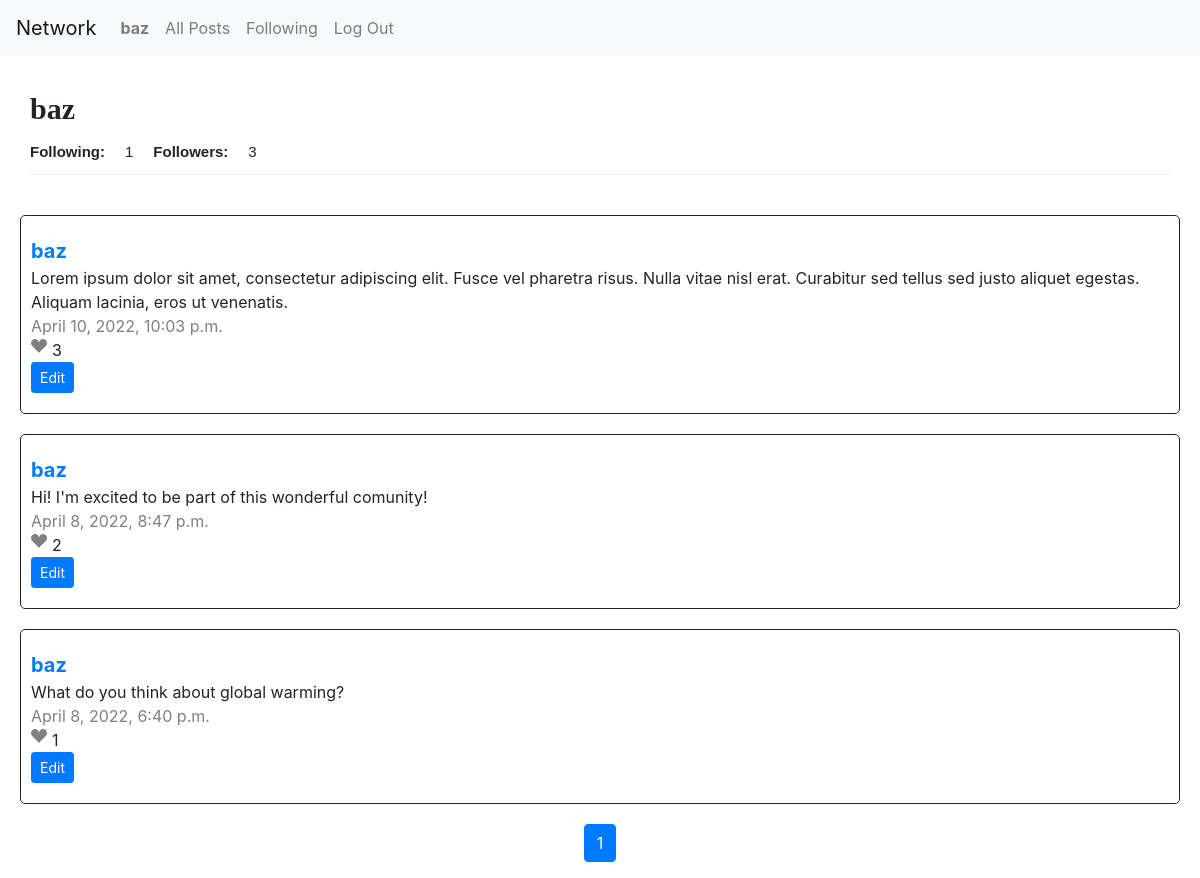
The page /8 (signed in) on the database its author committed.
### network/models.py (models this page shows, shortened)
class User(AbstractUser):
    following = models.ManyToManyField("self", symmetrical=False, blank=True, related_name="followers")

class Post(models.Model):
    author = models.ForeignKey(User, on_delete=models.CASCADE, related_name="posts")
    content = models.TextField()
    timestamp = models.DateTimeField()
    likes = models.ManyToManyField(User, blank=True, related_name="liked_posts")
    def get_like_url(self):
        return reverse("network:like_toogle", kwargs={'post_id': self.pk})

### network/views.py (the view)
# urls.py: path("<int:user_id>", views.profile, name="profile"),
def profile(request, user_id):
    user_profile = User.objects.get(pk=user_id)
    posts_all = Post.objects.filter(author=user_profile).all().order_by("-timestamp")
    paginator = Paginator(posts_all, 10) # Shows 10 posts per page
    page_number = request.GET.get("page")
    page_obj = paginator.get_page(page_number)
    return render(request, "network/profile.html", {
        'user_profile': user_profile,
        'posts': page_obj
    })

### network/templates/network/profile.html (shortened to what this page needs)
{% extends "network/layout.html" %}
{% load static %}
{% block body %}
  <div class="profile">
    <div class="follow-container">
      <b class="profile-username">{{ user_profile.username }}</b>
    </div>
    <div class="follow-container-count">
      <b>Following: </b><div id="following">{{ user_profile.following.all.count }}</div>
      <b>Followers: </b><div id="followers">{{ user_profile.followers.all.count }} </div>
    </div>
    <div id="separator"></div>
  </div>
  {% for post in posts %}
    <div>
      <div class="post" id="{{ post.pk }}">
        <a href="{% url 'network:profile' post.author.pk %}">
          <b class="post-author">{{ post.author.username }}</b>
        </a>
        <div class="post-content" id="content-{{ post.pk }}">{{ post.content }}</div>
        <div class="post-timestamp">{{ post.timestamp }}</div>
        <div class="likes-container">
          {% if user.is_authenticated %}
            {% if user in post.likes.all %}
              <svg class="post-like-button" data-href="{{ post.get_like_url }}" xmlns="http://www.w3.org/2000/svg" width="16" height="16" fill="red" class="bi bi-suit-heart-fill" viewBox="0 0 16 16">
                <path d="M4 1c2.21 0 4 1.755 4 3.92C8 2.755 9.79 1 12 1s4 1.755 4 3.92c0 3.263-3.234 4.414-7.608 9.608a.513.513 0 0 1-.784 0C3.234 9.334 0 8.183 0 4.92 0 2.755 1.79 1 4 1z"/>
              </svg>
            {% else %}
              <svg class="post-like-button" data-href="{{ post.get_like_url }}" xmlns="http://www.w3.org/2000/svg" width="16" height="16" fill="grey" class="bi bi-suit-heart-fill" viewBox="0 0 16 16">
                <path d="M4 1c2.21 0 4 1.755 4 3.92C8 2.755 9.79 1 12 1s4 1.755 4 3.92c0 3.263-3.234 4.414-7.608 9.608a.513.513 0 0 1-.784 0C3.234 9.334 0 8.183 0 4.92 0 2.755 1.79 1 4 1z"/>
              </svg>
            {% endif %}
          {% endif %}
          <div class="post-likes-count" id="likes-{{ post.pk }}">{{ post.likes.count }}</div>
        </div>
        {% if user == post.author %}
          <div>
            <button type="button" id="edit-button" data-post="{{ post.pk }}" class="btn btn-primary btn-sm">Edit</button>
          </div>
        {% endif %}
      </div>
    </div>
    {% endfor %}
    <nav aria-label="Page navigation example">
      <ul class="pagination justify-content-center">
        {% for page in posts.paginator.page_range %}
          {% if page == posts.number %}
            <li class="page-item active"><a class="page-link" href="{{ user_profile.pk }}?page={{ page }}">{{ page }}</a></li>
          {% else %}
            <li class="page-item"><a class="page-link" href="{{ user_profile.pk }}?page={{ page }}">{{ page }}</a></li>
          {% endif %}
        {% endfor %}
      </ul>
    </nav>
{% endblock %}

### network/templates/network/layout.html (shortened to what this page needs)
{% load static %}
<!DOCTYPE html>
<html lang="en">
    <head>
        <link rel="stylesheet" href="https://stackpath.bootstrapcdn.com/bootstrap/4.4.1/css/bootstrap.min.css">
        <link href="{% static 'network/styles.css' %}" rel="stylesheet">
    </head>
    <body>
        <nav class="navbar navbar-expand-lg navbar-light bg-light">
            <a class="navbar-brand" href="#">Network</a>
            <div>
              <ul class="navbar-nav mr-auto">
                {% if user.is_authenticated %}
                    <li class="nav-item">
                        <a class="nav-link" href="{% url 'network:profile' user.pk %}"><strong>{{ user.username }}</strong></a>
                    </li>
                {% endif %}
                <li class="nav-item">
                  <a class="nav-link" href="{% url 'network:index' %}">All Posts</a>
                </li>
                {% if user.is_authenticated %}
                    <li class="nav-item">
                        <a class="nav-link" href="{% url 'network:following' %}">Following</a>
                    </li>
                    <li class="nav-item">
                        <a class="nav-link" href="{% url 'network:logout' %}">Log Out</a>
                    </li>
                {% endif %}
              </ul>
            </div>
          </nav>
        <div class="body">
            {% block body %}
            {% endblock %}
        </div>
    </body>
</html>

### network/static/network/styles.css (style rules this page uses)
.post { margin: 20px; padding: 20px 10px; border: solid 1px; border-radius: 5px; }
.post-author { font-size: 20px; }
.post-timestamp { color: grey; }
.likes-container { display:flex; gap: 5px; }
.follow-container { display:flex !important; gap: 40px !important; margin: 10px 0px; font-family: sans-serif; font-size: 15px; align-items: center; }
.follow-container-count { display:flex ; gap: 20px !important; margin: 10px 0px; font-family: sans-serif; font-size: 15px; }
.profile { margin: 0px 20px 0px 20px !important; padding: 20px 10px !important; }
.profile-username { font-size: 30px; font-family: Georgia; }
#separator { border-bottom: solid 1px; color: #EBEDEF!important; }

### rows shown on the page
User: username "baz", following.all.count "1", followers.all.count "3"
Post: author.username "baz", content "Lorem ipsum dolor sit amet, consectetur adipiscing elit. Fusce vel pharetra risus. Nulla vitae nisl erat. Curabitur sed tellus sed justo aliquet egestas. Aliquam lacinia, eros ut venenatis.", timestamp "April 10, 2022, 10:03 p.m.", likes.count "3"
Post: author.username "baz", content "Hi! I'm excited to be part of this wonderful comunity!", timestamp "April 8, 2022, 8:47 p.m.", likes.count "2"
Post: author.username "baz", content "What do you think about global warming?", timestamp "April 8, 2022, 6:40 p.m.", likes.count "1"

### other values the page prints
{{ page }} "1"
